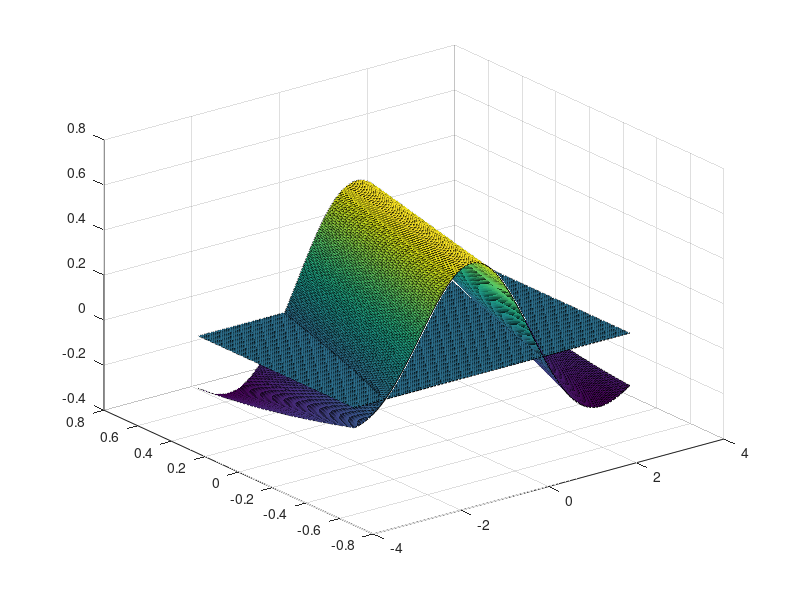
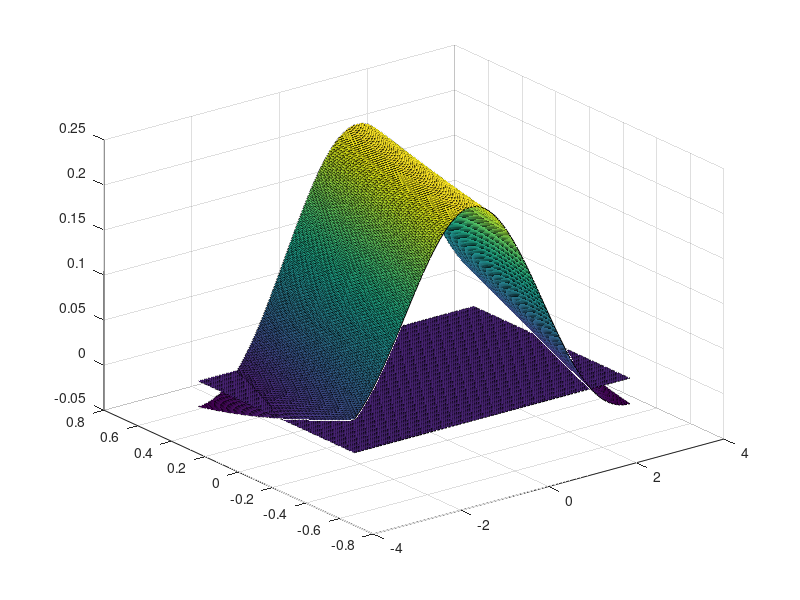

These charts were generated, in order, by the following MATLAB code: (Note: this script raises an error after producing the figures.)
close all
%% Paremeters and Definitions

% Bicycle parameters:
lr = 2; % total vehicle length = 2*lr = 0.46 
% NOTE: THIS IS THE ~MAX VEHICLE LENGTH FOR SUBSEQUENT PARAMETERS!!
%   To allow a longer vehicle you may:
%       Increase \sigma;
%       INcrease rBar; or 
%       INcrease deltaFMax
deltaFMax = pi/4; % maximum steering angle: pi/4 = 45 degrees
betaMax = atan(0.5*tan(deltaFMax));
vmax = 5; % Maximum linear velocity

% Barrier function parameters:
rBar = 2; % Mimum physical distance to origin
sigma = 0.4; % Scaling factor that determines minimum dist. to 
		  % origin at xi = +-pi (see definition of 'barrier' below)

% The barrier function h:
h = @(v,r,xi) ( ...
		(sigma.*cos(xi/2) + 1 - sigma)/rBar - 1./r ...
	);

% The Lie derivative of h along trajectories of the (radial) bicycle dynamics:
Lh = @(v,r,xi,beta) (...
		v*( ...
			(1./r.^2).*cos(xi - beta) + ...
			sigma.*sin(xi/2).*sin(xi - beta)./(2*rBar*r) + ...
			sigma.*sin(xi/2).*sin(beta)./(2*rBar*lr) ...
		)...
	);

% 'barrier' computes h(v,r,xi) == 0 as a funciton of xi; i.e. the actual
% **physical barrier**.
barrier = @(xi) ( ...
		rBar./(sigma.*cos(xi/2) + 1 - sigma) ...
	);

% (Relaxation) class K function for CBF (this is just a linear function,
% scaled to account for the maximum velocity):
alpha = @(x) ( ...
		3*vmax*sigma*x./(2*rBar*lr) ...
	);


%% Plotting code for verification purposes
figure;
[XI,BETA] = meshgrid(linspace(-pi,pi,200),linspace(-betaMax,betaMax,200));
surf(XI,BETA,Lh(2,barrier(XI),XI,BETA)+alpha(h(2,barrier(XI),XI)));
hold on;
surf(XI,BETA,0*XI)
hold off;

figure;
[XI,BETA] = meshgrid(linspace(-pi,pi,200),linspace(-betaMax,betaMax,200));
surf(XI,BETA,Lh(1,barrier(XI)+1,XI,BETA)+alpha(h(1,barrier(XI)+1,XI)));
hold on;
surf(XI,BETA,0*XI)
hold off;

%% Train ReLU approximation safety network
layers = [
	sequenceInputLayer(1)
	fullyConnectedLayer(20)
	reluLayer
	fullyConnectedLayer(20)
	reluLayer
	fullyConnectedLayer(20)
	reluLayer
	fullyConnectedLayer(20)
	reluLayer
    fullyConnectedLayer(20)
	reluLayer
    fullyConnectedLayer(20)
	reluLayer
    fullyConnectedLayer(20)
	reluLayer
	fullyConnectedLayer(1)
	regressionLayer
];

% Create training data:
meshPoints = 2000;
xi = linspace(-pi,pi,meshPoints);

% Find a radius after which all controls are admissible:
freeControlThreshold = 10;
for rr=0:0.1:5
	if Lh(vmax,barrier(pi)+rr,pi,-betaMax)+alpha(h(vmax,barrier(pi)+rr,pi)) >= 0
		freeControlThreshold = rr;
		break;
	end
end

% Radius thresholds:
%	Each element should be interpreted as a 'physical' barrier of the form:
%		barrier(xi) + threshold(index).
%	(0 and freeControlThreshold are required.)
radiusThresholds = [0 2.5 5 freeControlThreshold];

% Each column will contain the training data for a single ReLU network:
betaThresh = zeros(length(xi),length(radiusThresholds)-1);
betaThreshOrig = zeros(length(xi),length(radiusThresholds)-1);
repThresh = zeros(length(radiusThresholds)-1,1);

safetyConst = 0.01;
for ii = 1:length(radiusThresholds)-1
	% Find the first angle where there is a constraint on the control:
	startAngle = fzero( ...
		@(XI) (Lh(vmax,barrier(XI)+radiusThresholds(ii),XI,-betaMax)+alpha(h(vmax,barrier(XI)+radiusThresholds(ii),XI))), ...
		pi ...
	);
	for jj = 1:length(xi)
		if xi(jj) >= startAngle
			if repThresh(ii) == 0
				repThresh(ii) = jj;
			end
			betaThresh(jj,ii) = ...
				fzero( ...
					@(beta) ( ...
						Lh(vmax,barrier(xi(jj))+radiusThresholds(ii),xi(jj),beta) + ...
						alpha(h(vmax,barrier(xi(jj))+radiusThresholds(ii),xi(jj))) ...
					), ...
					-betaMax ...
				) + safetyConst;
            betaThreshOrig(jj,ii) = betaThresh(jj,ii) - safetyConst;
        else
            betaThresh(jj,ii) = -betaMax;
            betaThreshOrig(jj,ii) = -betaMax;
		end
    end
end

trainedNets = {};
options = trainingOptions('adam', ...
    'InitialLearnRate',0.001, ...
	'Shuffle','every-epoch', ...
	'MiniBatchSize',2000, ...
    'Verbose',false, ... 
	'MaxEpochs',500, ...
	'Plots','none'); % 'training-progress'
for ii = 1:length(radiusThresholds)-1
	trainedNets{ii} = trainNetwork(xi,betaThresh(:,ii)',layers,options);
% 	trainedNets{ii} = trainNetwork(xi(repThresh(ii):length(xi)),betaThresh(repThresh(ii):length(xi),ii)',layers,options);
end

%% Add betaMax clipping to NN:

for ii = 1:length(radiusThresholds)-1
    % Add a clipping layer to force the NN output into [-betaMax,betaMax]
    trainedNets{ii} = assembleNetwork([ ...
        trainedNets{ii}.Layers(1:length(trainedNets{ii}.Layers)-1); ...
        fullyConnectedLayer(1, ...
            'Weights',[1], ...
            'Bias',[betaMax] ...
        ); ...
        reluLayer; ...
        fullyConnectedLayer(1, ...
            'Weights',[-1], ...
            'Bias',[betaMax + 0.5*(max(betaThreshOrig(:,ii)) + betaMax)] ...
        ); ...
        reluLayer; ...
        fullyConnectedLayer(1, ...
            'Weights',[-1], ...
            'Bias',[0.5*(max(betaThreshOrig(:,ii)) + betaMax)] ...
        ); ...
        trainedNets{ii}.Layers(length(trainedNets{ii}.Layers)) ...
    ]);
end


%% Plot ReLU approximation compared to actual \beta threshold

figure
legText = {};
hold on
for ii = 1:length(radiusThresholds)-1
    plot( ...
        xi,betaThreshOrig(:,ii),  ...
        xi,predict(trainedNets{ii},xi),  ...
        -xi,-fliplr(betaThreshOrig(:,ii)),  ...
        xi,-predict(trainedNets{ii},-xi) ...
    );
    legText{4*ii - 3} = strcat('Lh(v,\xi,r) + \alpha(h(v,\xi,r)) == 0 for r = barrier(\xi) + ',  string(radiusThresholds(ii)));
    legText{4*ii - 2} = strcat('ReLU Approximation for r = barrier(\xi) + ',string(radiusThresholds(ii)));
    legText{4*ii - 1} = strcat('Lh(v,\xi,r) + \alpha(h(v,\xi,r)) == 0 for r = barrier(\xi) + ',  string(radiusThresholds(ii)));
    legText{4*ii    } = strcat('ReLU Approximation for r = barrier(\xi) + ',string(radiusThresholds(ii)));
end
plot(xi,betaMax + 0*xi,'g')
legText{length(legText)+1} = '\beta_{max}';
hold off
xlabel('\xi (radians)')
ylabel('\beta = tan^{-1}( 1/2 \cdot tan({\delta}_f))')
legend(legText, 'Location','northwest')


%% Augment NN to get high/low value filtering:

finalNets = trainedNets;

for ii = 1:length(radiusThresholds)-1
    % Add a clipping layer to force the NN output into [-betaMax,betaMax]
    path1 = finalNets{ii}.Layers(2:length(finalNets{ii}.Layers)-1);
    for kk = 1:length(path1)
        path1(kk).Name = strcat(path1(kk).Name,'_XiPath');
    end
    path1(length(path1)).Name = 'XiPathOut';
    path1 = [fullyConnectedLayer(1,'Name','XiPathIn','Weights',[1 0],'Bias',[0]); path1];
    
    path2 = finalNets{ii}.Layers(2:length(finalNets{ii}.Layers)-1);
    for kk = 1:length(path2)
        path2(kk).Name = strcat(path2(kk).Name,'_NegXiPath');
    end
    path2(length(path2)).Name = 'NegXiPathOut';
    path2 = [fullyConnectedLayer(1,'Name','NegXiPathIn','Weights',[-1 0],'Bias',[0]); path2];
    lgraph = layerGraph(path1);
    lgraph = addLayers(lgraph,path2);
    lgraph = addLayers(lgraph,fullyConnectedLayer(1,'Name','BetaPathIn','Weights',[0 1],'Bias',[0]));
    lgraph = addLayers(lgraph,sequenceInputLayer(2,'Name','InputLayer'));
    lgraph = connectLayers(lgraph,'InputLayer','XiPathIn');
    lgraph = connectLayers(lgraph,'InputLayer','NegXiPathIn');
    lgraph = connectLayers(lgraph,'InputLayer','BetaPathIn');
    lgraph = addLayers(lgraph,concatenationLayer(1,3,'Name','ConcatenationLayer'));
    lgraph = connectLayers(lgraph,'XiPathOut','ConcatenationLayer/in1');
    lgraph = connectLayers(lgraph,'NegXiPathOut','ConcatenationLayer/in2');
    lgraph = connectLayers(lgraph,'BetaPathIn','ConcatenationLayer/in3');
    lgraph = addLayers(lgraph, [...
        fullyConnectedLayer(4, 'Name', 'PathDifferences1', ...
            'Weights', [-1 0 1; 1 0 0; 0 -1 0; 0 0 1], ...
            'Bias', [0;betaMax;betaMax;betaMax] ...
        ) ...
        reluLayer('Name','relu_Differences1') ...
        fullyConnectedLayer(4, 'Name', 'PathDifferences2', ...
            'Weights', [-1 -1 1 0; 0 1 0 0; 0 0 1 0; 0 0 0 1], ...
            'Bias', [0;0;0;0] ...
        ) ...
        reluLayer('Name','relu_Differences2') ...
        fullyConnectedLayer(2, 'Name', 'PathDifferences3', ...
            'Weights', [-1 0 1 0; 0 0 0 1], ...
            'Bias', [-betaMax;-betaMax] ...
        )
    ]);
    lgraph = connectLayers(lgraph,'ConcatenationLayer','PathDifferences1');
    lgraph = addLayers(lgraph,regressionLayer('Name','FinalOutputLayer'));
    lgraph = connectLayers(lgraph,'PathDifferences3','FinalOutputLayer');
    finalNets{ii} = assembleNetwork(lgraph);
    exportONNXNetwork(finalNets{ii},strcat(num2str(ii), '.onnx'))
end


%% Final output:

% Safety "control-filter" NNs are stored in finalNets
%
% For each threshold in radiusThresholds, there is one safety
% "control-filter" network in finalNets that is valid for *all* radii
% larger than the barrier plus the associated radius threshold.
%
% That is:
%
% finalNet{ii} is valid for all r >= barrier(\xi) + radiusThresholds(ii)
%
% This can be relaxed to:
%
% finalNet{ii} is valid for all r >= barrier(PI) + radiusThresholds(ii)
%
% (so that the threshold is independent of \xi).
%
% NOTE: there is no need to test the *lower* bound associated with
% finalNet{1} because the barrier will ensure that it remains applicable.






